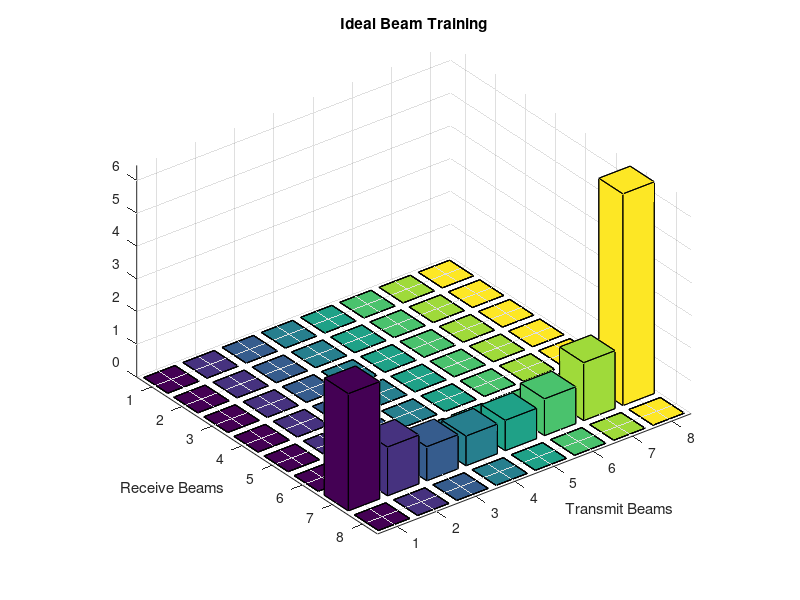
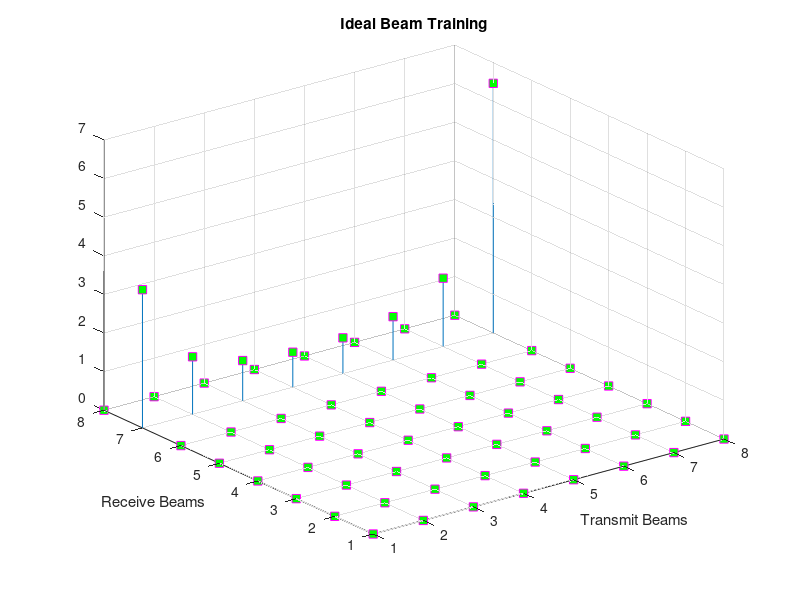

Reproduce these figures in MATLAB, in order.
% % Exhaustive Beam Training
clc; clear; close all;

%% Transmitter
N_Tx = 8;
d_Tx = 0.5; % half wavelength

if mod(N_Tx, 2) == 0
    u_Tx = -1 : 2/N_Tx : 1-(2/N_Tx);
else
    u_Tx = -1 + 1/N_Tx : 2/N_Tx : 1;
end

% RF codebook
for k=1:length(u_Tx)
    w_Tx(:,k) = sqrt(1/N_Tx) * exp(-1i*2*pi*d_Tx*(0:N_Tx-1)*u_Tx(k));
end


%% Receiver
N_Rx = 8;
d_Rx = 0.5;

if mod(N_Rx, 2) == 0
    u_Rx = -1 : 2/N_Rx : 1-(2/N_Rx);
else
    u_Rx = -1 + 1/N_Rx : 2/N_Rx : 1;
end

% RF codebook
for k=1:length(u_Rx)
    w_Rx(:,k) = sqrt(1/N_Rx) * exp(-1i*2*pi*d_Rx*(0:N_Rx-1)*u_Rx(k));
end


% Angles
AoA = 30;
AoD = 57;

alpha = 1; % channel gain;

% Array Steering Vector
a_Tx = sqrt(1/N_Tx) * exp(-1i*2*pi*d_Tx*(0:N_Tx-1)*sind(AoD)).';
a_Rx = sqrt(1/N_Rx) * exp(-1i*2*pi*d_Rx*(0:N_Rx-1)*sind(AoA)).';

% Channel
H = sqrt(N_Tx*N_Rx)*alpha*a_Rx*a_Tx';

%% Beam Training
c = zeros(N_Rx, N_Tx);
for j = 1:length(u_Tx)
    for k = 1:length(u_Rx)
        c(k,j) = w_Rx(:,k)'*H*w_Tx(:,j);
    end
end

C = abs(c);
C_vec = C(:); % vectorize
[Entry, Idx] = max(abs(C_vec));
[I_row, I_col] = ind2sub(size(C), Idx);


Tx_beam_number = I_col; % matches with AoD
Rx_beam_number = I_row; % matches with AoA

figure(1);
% set(0, 'DefaultAxesFontSize', 14, 'DefaultTextFontSize', 14);
bar3(C); % 'detached'
title('Ideal Beam Training');
xlabel('Transmit Beams');
ylabel('Receive Beams');

figure(2)
stem3 (C, 'Marker', 's', ...
'MarkerEdgeColor' , 'm', ...
'MarkerFaceColor' , 'g') ;
title('Ideal Beam Training');
xlabel('Transmit Beams');
ylabel('Receive Beams');
xlim([1, N_Tx]);
ylim([1, N_Rx]);
hold on;
grid on;

